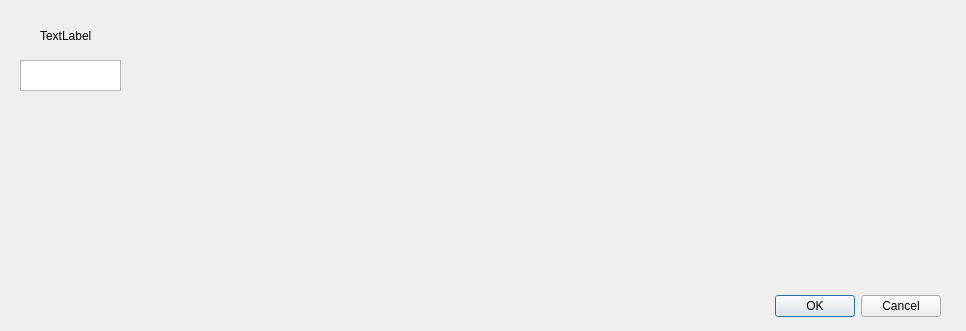
<?xml version="1.0" encoding="UTF-8"?>
<ui version="4.0">
 <class>Kviewer</class>
 <widget class="QDialog" name="Kviewer">
  <property name="geometry">
   <rect>
    <x>0</x>
    <y>0</y>
    <width>966</width>
    <height>331</height>
   </rect>
  </property>
  <property name="windowTitle">
   <string>Dialog</string>
  </property>
  <widget class="QDialogButtonBox" name="buttonBox">
   <property name="geometry">
    <rect>
     <x>600</x>
     <y>290</y>
     <width>341</width>
     <height>32</height>
    </rect>
   </property>
   <property name="orientation">
    <enum>Qt::Horizontal</enum>
   </property>
   <property name="standardButtons">
    <set>QDialogButtonBox::Cancel|QDialogButtonBox::Ok</set>
   </property>
  </widget>
  <widget class="QLabel" name="label">
   <property name="geometry">
    <rect>
     <x>40</x>
     <y>30</y>
     <width>54</width>
     <height>12</height>
    </rect>
   </property>
   <property name="text">
    <string>TextLabel</string>
   </property>
  </widget>
  <widget class="QTextEdit" name="textEdit">
   <property name="geometry">
    <rect>
     <x>20</x>
     <y>60</y>
     <width>101</width>
     <height>31</height>
    </rect>
   </property>
  </widget>
 </widget>
 <resources/>
 <connections>
  <connection>
   <sender>buttonBox</sender>
   <signal>accepted()</signal>
   <receiver>Kviewer</receiver>
   <slot>accept()</slot>
   <hints>
    <hint type="sourcelabel">
     <x>248</x>
     <y>254</y>
    </hint>
    <hint type="destinationlabel">
     <x>157</x>
     <y>274</y>
    </hint>
   </hints>
  </connection>
  <connection>
   <sender>buttonBox</sender>
   <signal>rejected()</signal>
   <receiver>Kviewer</receiver>
   <slot>reject()</slot>
   <hints>
    <hint type="sourcelabel">
     <x>316</x>
     <y>260</y>
    </hint>
    <hint type="destinationlabel">
     <x>286</x>
     <y>274</y>
    </hint>
   </hints>
  </connection>
 </connections>
</ui>
